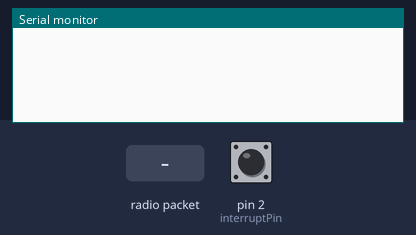
Simulated run of this sketch. Board: Arduino Uno, built with avr-gcc and run on an emulated ATmega328P. Parts: the last lines printed to the serial monitor. The test bench sets the inputs (shaded band); at power-on: pin 2 (interruptPin) HIGH. Sleep ends after the set time or at an interrupt; random numbers use the default seed unless the sketch sets one; no radio packets arrive unless stated.

Above: at 1.2 s.
1.3 s: pin 2 (interruptPin) pulled LOW for 0.15 s
At 2.6 s:
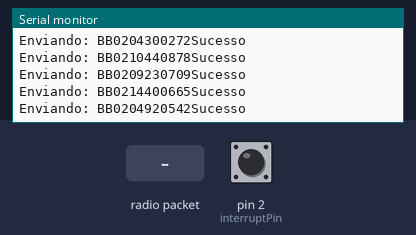
2.9 s: pin 2 (interruptPin) pulled LOW for 1 s
At 4.7 s:
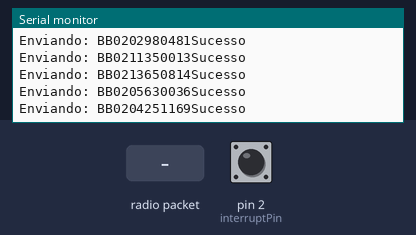
5.4 s: pin 2 (interruptPin) driven LOW
At 6.5 s:
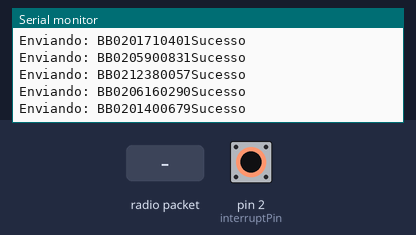
8.4 s: radio packet "1" arrives
10.0 s: radio packet "0" arrives
13.0 s: radio packet "2" arrives
Timing chart, 0 to 16.0 s (numbered marks = the images above; inputs shaded):
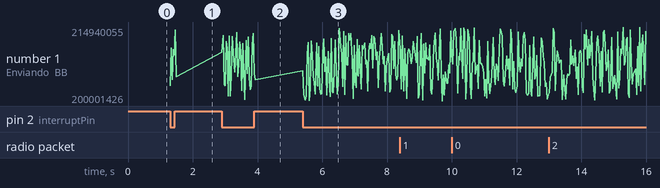

The sketch:

arduino-transmitterSleep.ino
```cpp
#include <SPI.h>  //Serial Peripheral Interface (SPI)
#include "RF24.h" //Biblioteca para NRF24L01
#include "printf.h"
#include <avr/sleep.h>

#define ID "BB02"

const byte interruptPin = 2;
RF24 radio(9,10); //Cria o objeto radio com portas CE e CS

int radioNumber = 2; //Número do Rádio Transmissor 1 ou 2
String s1s;
String s2s;
String trama;
char receivedMessage[32] = {0};
bool val;

void setup (){

    Serial.println("Entrando no Setup");
    Serial.begin(9600); //Inicia comunicação com Monitor Serial
    printf_begin();
    radio.begin(); //Inicia comunicação do objeto radio
    radio.setPALevel(RF24_PA_MIN); //Configura potência do objeto radio
    radio.setDataRate(RF24_1MBPS );
    radio.setChannel(0X76); //canal
    radio.enableDynamicPayloads();
    radio.powerUp();
    radio.openWritingPipe(0xF0F0F0F0E1LL);
    radio.openReadingPipe(1,0xE8E8F0F0E1LL);
    radio.printDetails();
    radio.startListening();
    radio.maskIRQ(1,1,0);
    pinMode(interruptPin, INPUT_PULLUP);
    //attachInterrupt(digitalPinToInterrupt(interruptPin), radioRecevedMessage, LOW);
    // attachInterrupt(digitalPinToInterrupt(interruptPin), radioRecevedMessage, FALLING);
}

void loop (){

  /*
  if(radio.available()){
    radio.read(receivedMessage, sizeof(receivedMessage));
    Serial.println(receivedMessage);
    Serial.println("Turning off the radio.");
    //radio.stopListening();
  }*/
  delay(500);

  dormir();
}

void radioRecevedMessage() {
  char tramac[13];
  if(radio.available()){
    radio.read(receivedMessage, sizeof(receivedMessage));
    Serial.println("Receving....");
    val = digitalRead(interruptPin);
    Serial.println(val);
  }
  generateFakeData().toCharArray(tramac, 13);
  radio.stopListening();
  Serial.print(F("Enviando: "));
  Serial.print(tramac);
  if (!radio.write(tramac, 13)){                              //Envia a Trama
       Serial.println(": Falha"); //Imprime "Falha" caso não seja enviada
   }
  else{
      Serial.println("Sucesso");
    }
  radio.startListening();


}

String generateFakeData() {
    int s1 = 0;
    int s2 = 0;
    String s1s;
    String s2s;
    String trama;
    char tramac[13];

    s1 = random(0, 1500);
    s2 = random(0, 1500);
    s1s = getPadded(s1);
    s2s = getPadded(s2);
    trama = String(ID + s1s + s2s);
    return trama;
}

String getPadded(int num) {
  char buff[5];
  char padded[6];

  sprintf(buff, "%.4u", num);

  padded[0] = buff[0];
  padded[1] = buff[1];
  padded[2] = buff[2];
  padded[3] = buff[3];
  padded[4] = buff[4];
  padded[5] = '\0'; // The terminating NULL

  return String(padded);
}

void dormir() {
    set_sleep_mode(SLEEP_MODE_PWR_DOWN);

    sleep_enable();

    attachInterrupt(digitalPinToInterrupt(interruptPin), radioRecevedMessage, LOW);

    sleep_cpu();
}
```

printf.h
```cpp
// (licence header left out)
/**
 * @file printf.h
 *
 * Setup necessary to direct stdout to the Arduino Serial library, which
 * enables 'printf'
 */

#ifndef __PRINTF_H__
#define __PRINTF_H__

#ifdef ARDUINO

int serial_putc( char c, FILE * )
{
  Serial.write( c );

  return c;
}

void printf_begin(void)
{
  fdevopen( &serial_putc, 0 );
}

#else
#error This example is only for use on Arduino.
#endif // ARDUINO

#endif // __PRINTF_H__
```

Measured:
- after the input at 1.3 s, the serial monitor: prints a new line at once (image 1)
- after the input at 2.9 s, the serial monitor: prints a new line at once (image 2)
- after the input at 5.4 s, the serial monitor: prints a new line at once (image 3)
- plotted number 1: 204920542 → 204251169 after the input at 2.9 s, 204251169 → 214290223 after the input at 5.4 s
